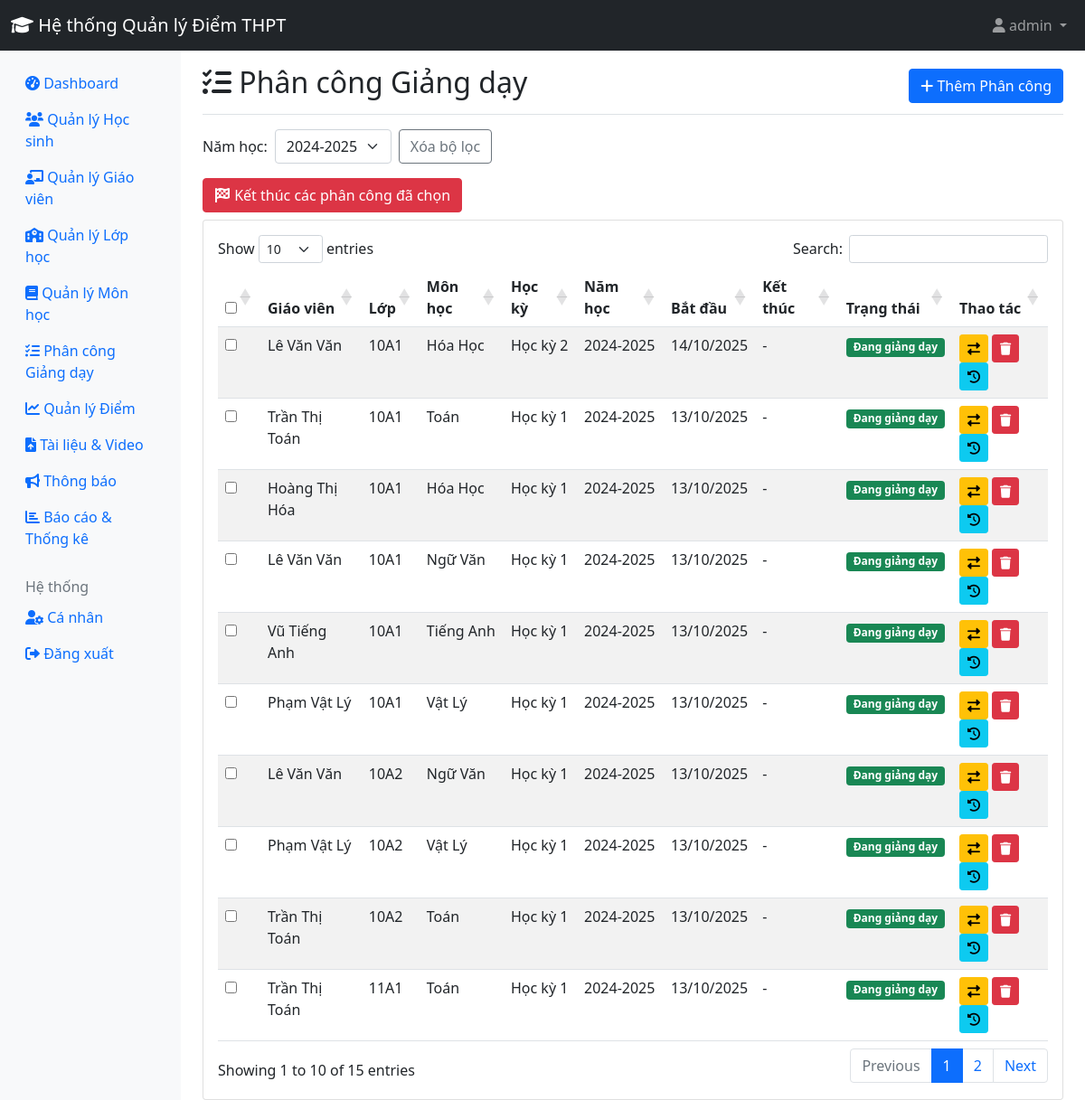
The app's page /admin/assignments.php?school_year=2024-2025 (signed in) with its own data.
### tables this page shows
CREATE TABLE `teaching_assignments` (
  `id` int(11) NOT NULL,
  `teacher_id` int(11) NOT NULL,
  `class_id` int(11) NOT NULL,
  `subject_id` int(11) NOT NULL,
  `semester` int(11) NOT NULL,
  `school_year` varchar(20) NOT NULL,
  `is_active` tinyint(1) DEFAULT 1,
  `start_date` date DEFAULT curdate(),
  `end_date` date DEFAULT NULL
);

CREATE TABLE `users` (
  `id` int(11) NOT NULL,
  `username` varchar(50) NOT NULL,
  `password` varchar(255) NOT NULL,
  `role` enum('admin','teacher','student') NOT NULL,
  `full_name` varchar(100) NOT NULL,
  `email` varchar(100) DEFAULT NULL,
  `phone` varchar(20) DEFAULT NULL,
  `created_at` timestamp NOT NULL DEFAULT current_timestamp(),
  `status` enum('active','inactive') DEFAULT 'active',
  `teacher_type` enum('homeroom','subject') DEFAULT 'subject'
);

CREATE TABLE `classes` (
  `id` int(11) NOT NULL,
  `class_name` varchar(50) NOT NULL,
  `grade` int(11) NOT NULL,
  `homeroom_teacher_id` int(11) DEFAULT NULL,
  `school_year` varchar(20) DEFAULT NULL
);

CREATE TABLE `subjects` (
  `id` int(11) NOT NULL,
  `subject_name` varchar(100) NOT NULL,
  `subject_code` varchar(20) NOT NULL
);

### admin/assignments.php (the view, shortened to what this page needs)
<?php
require_once '../includes/config.php';
$years_stmt = $pdo->query("SELECT DISTINCT school_year FROM teaching_assignments UNION SELECT DISTINCT school_year FROM classes ORDER BY school_year DESC");
$school_years = $years_stmt->fetchAll(PDO::FETCH_COLUMN);
$selected_year = isset($_GET['school_year']) ? $_GET['school_year'] : ($school_years[0] ?? '');
if ($selected_year) {
    $stmt = $pdo->prepare("
        SELECT ta.*, u.full_name as teacher_name, c.class_name, s.subject_name
        FROM teaching_assignments ta
        JOIN users u ON ta.teacher_id = u.id
        JOIN classes c ON ta.class_id = c.id
        JOIN subjects s ON ta.subject_id = s.id
        WHERE ta.school_year = ?
        ORDER BY ta.is_active DESC, ta.start_date DESC, c.grade, c.class_name
    ");
    $stmt->execute([$selected_year]);
}
$assignments = $stmt->fetchAll();
?>
<!DOCTYPE html>
<html lang="vi">
<head>
    <link href="https://cdn.jsdelivr.net/npm/bootstrap@5.1.3/dist/css/bootstrap.min.css" rel="stylesheet">
    <link href="https://cdnjs.cloudflare.com/ajax/libs/font-awesome/6.0.0/css/all.min.css" rel="stylesheet">
    <link href="https://cdn.datatables.net/1.11.5/css/dataTables.bootstrap5.min.css" rel="stylesheet">
</head>
<body>
    <?php include '../includes/header.php'; ?>
    <div class="container-fluid">
        <div class="row">
            <?php include 'sidebar.php'; ?>
            <main class="col-md-9 ms-sm-auto col-lg-10 px-md-4">
                <div class="d-flex justify-content-between flex-wrap flex-md-nowrap align-items-center pt-3 pb-2 mb-3 border-bottom">
                    <h1 class="h2"><i class="fas fa-tasks"></i> Phân công Giảng dạy</h1>
                    <div>
                        <button class="btn btn-primary" data-bs-toggle="modal" data-bs-target="#addAssignmentModal">
                            <i class="fas fa-plus"></i> Thêm Phân công
                        </button>
                    </div>
                </div>
                <form method="GET" class="mb-3">
                    <div class="row g-2 align-items-center">
                        <div class="col-auto">
                            <label class="form-label mb-0">Năm học:</label>
                        </div>
                        <div class="col-auto">
                            <select name="school_year" class="form-select" onchange="this.form.submit()">
                                <?php foreach ($school_years as $y): ?>
                                    <option value="<?php echo htmlspecialchars($y); ?>" <?php if ($y === $selected_year) echo 'selected'; ?>>
                                        <?php echo htmlspecialchars($y); ?>
                                    </option>
                                <?php endforeach; ?>
                            </select>
                        </div>
                        <div class="col-auto">
                            <?php if ($selected_year): ?>
                                <a href="assignments.php" class="btn btn-outline-secondary">Xóa bộ lọc</a>
                            <?php endif; ?>
                        </div>
                    </div>
                </form>
                <form method="POST" id="batchForm">
                    <div class="mb-2">
                        <button type="submit" name="end_selected" class="btn btn-danger" onclick="return confirm('Bạn có chắc muốn kết thúc các phân công đã chọn (chuyển trạng thái thành kết thúc)?')">
                            <i class="fas fa-flag-checkered"></i> Kết thúc các phân công đã chọn
                        </button>
                    </div>
                    <div class="card">
                        <div class="card-body">
                            <div class="table-responsive">
                                <table id="assignmentsTable" class="table table-striped">
                                    <thead>
                                        <tr>
                                            <th><input type="checkbox" id="checkAll"></th>
                                            <th>Giáo viên</th>
                                            <th>Lớp</th>
                                            <th>Môn học</th>
                                            <th>Học kỳ</th>
                                            <th>Năm học</th>
                                            <th>Bắt đầu</th>
                                            <th>Kết thúc</th>
                                            <th>Trạng thái</th>
                                            <th>Thao tác</th>
                                        </tr>
                                    </thead>
                                    <tbody>
                                        <?php foreach ($assignments as $assignment): ?>
                                        <tr>
                                            <td><input type="checkbox" class="assign-check" name="assign_ids[]" value="<?php echo $assignment['id']; ?>"></td>
                                            <td><?php echo htmlspecialchars($assignment['teacher_name']); ?></td>
                                            <td><?php echo htmlspecialchars($assignment['class_name']); ?></td>
                                            <td><?php echo htmlspecialchars($assignment['subject_name']); ?></td>
                                            <td>Học kỳ <?php echo htmlspecialchars($assignment['semester']); ?></td>
                                            <td><?php echo htmlspecialchars($assignment['school_year']); ?></td>
                                            <td><?php echo $assignment['start_date'] ? date('d/m/Y', strtotime($assignment['start_date'])) : '-'; ?></td>
                                            <td><?php echo $assignment['end_date'] ? date('d/m/Y', strtotime($assignment['end_date'])) : '-'; ?></td>
                                            <td>
                                                <?php if ($assignment['is_active']): ?>
                                                    <span class="badge bg-success">Đang giảng dạy</span>
                                                <?php else: ?>
                                                    <span class="badge bg-secondary">Đã kết thúc</span>
                                                <?php endif; ?>
                                            </td>
                                            <td>
                                                <button type="button" class="btn btn-sm btn-warning"
                                                    data-bs-toggle="modal"
                                                    data-bs-target="#changeTeacherModal"
                                                    data-assignment-id="<?php echo $assignment['id']; ?>"
                                                    data-class-name="<?php echo htmlspecialchars($assignment['class_name']); ?>"
                                                    data-subject-name="<?php echo htmlspecialchars($assignment['subject_name']); ?>">
                                                    <i class="fas fa-exchange-alt"></i>
                                                </button>
                                                <a href="assignments.php?delete=<?php echo $assignment['id']; ?><?php echo $selected_year ? '&school_year='.urlencode($selected_year) : ''; ?>" class="btn btn-sm btn-danger" onclick="return confirm('Bạn có chắc muốn kết thúc phân công này?')">
                                                    <i class="fas fa-trash"></i>
                                                </a>
                                                <a href="load_assignment_history.php?class_id=<?php echo $assignment['class_id']; ?>&subject_id=<?php echo $assignment['subject_id']; ?>"
                                                class="btn btn-sm btn-info">
                                                    <i class="fas fa-history"></i>
                                                </a>
                                            </td>
                                        </tr>
                                        <?php endforeach; ?>
                                    </tbody>
                                </table>
                            </div>
                        </div>
                    </div>
                </form>
            </main>
        </div>
    </div>
</body>
</html>

### records on screen
teaching_assignments: teacher.full_name "Lê Văn Văn", class.class_name "10A1", subject.subject_name "Hóa Học", semester "2", school_year "2024-2025", start_date "14/10/2025", is_active "Đang giảng dạy"
teaching_assignments: teacher.full_name "Trần Thị Toán", class.class_name "10A1", subject.subject_name "Toán", semester "1", school_year "2024-2025", start_date "13/10/2025", is_active "Đang giảng dạy"
teaching_assignments: teacher.full_name "Hoàng Thị Hóa", class.class_name "10A1", subject.subject_name "Hóa Học", semester "1", school_year "2024-2025", start_date "13/10/2025", is_active "Đang giảng dạy"
teaching_assignments: teacher.full_name "Lê Văn Văn", class.class_name "10A1", subject.subject_name "Ngữ Văn", semester "1", school_year "2024-2025", start_date "13/10/2025", is_active "Đang giảng dạy"
teaching_assignments: teacher.full_name "Vũ Tiếng Anh", class.class_name "10A1", subject.subject_name "Tiếng Anh", semester "1", school_year "2024-2025", start_date "13/10/2025", is_active "Đang giảng dạy"
teaching_assignments: teacher.full_name "Phạm Vật Lý", class.class_name "10A1", subject.subject_name "Vật Lý", semester "1", school_year "2024-2025", start_date "13/10/2025", is_active "Đang giảng dạy"
teaching_assignments: teacher.full_name "Lê Văn Văn", class.class_name "10A2", subject.subject_name "Ngữ Văn", semester "1", school_year "2024-2025", start_date "13/10/2025", is_active "Đang giảng dạy"
teaching_assignments: teacher.full_name "Phạm Vật Lý", class.class_name "10A2", subject.subject_name "Vật Lý", semester "1", school_year "2024-2025", start_date "13/10/2025", is_active "Đang giảng dạy"
teaching_assignments: teacher.full_name "Trần Thị Toán", class.class_name "10A2", subject.subject_name "Toán", semester "1", school_year "2024-2025", start_date "13/10/2025", is_active "Đang giảng dạy"
teaching_assignments: teacher.full_name "Trần Thị Toán", class.class_name "11A1", subject.subject_name "Toán", semester "1", school_year "2024-2025", start_date "13/10/2025", is_active "Đang giảng dạy"

### other values on screen
SITE_NAME "Hệ thống Quản lý Điểm THPT"
$_SESSION['full_name'] "admin"
form field school_year "2024-2025"
